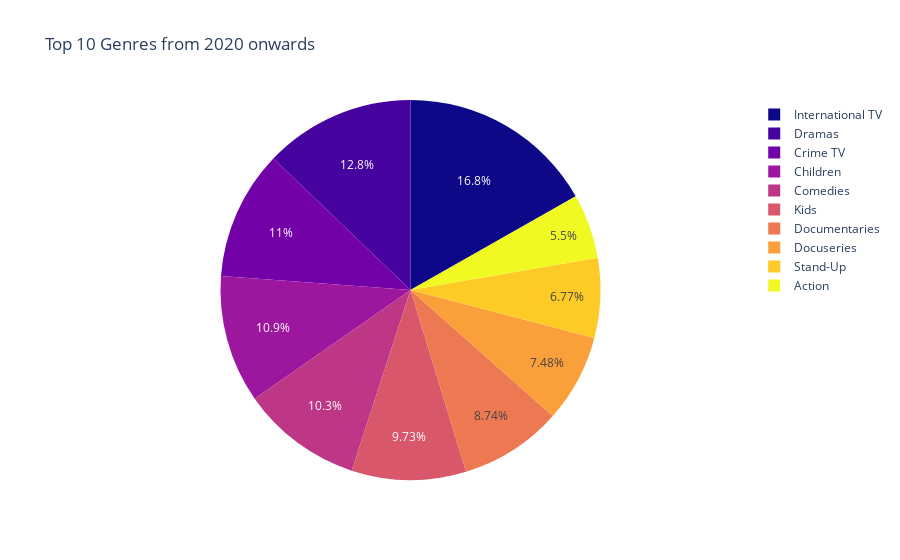

Notebook code cell kept with this figure:
### Code cell
# Load the data
netflix_df = pd.read_csv('netflix_data.csv')

# Filter the data to only include shows/movies released in or after 2020
recent_netflix_df = netflix_df[netflix_df['release_year'] >= 2020]

# Group by genre and count the number of movies/TV shows for each genre
genre_counts = recent_netflix_df['genre'].value_counts().nlargest(10).reset_index()
genre_counts.columns = ['genre', 'count']

# Plotting the top 10 genres using a pie chart
fig = px.pie(genre_counts, names='genre', values='count', title='Top 10 Genres from 2020 onwards',
             color_discrete_sequence=px.colors.sequential.Plasma)

fig.show()

### Figure 1 — Plotly figure (JSON) as saved in the notebook; plotly's stock layout.template omitted (floating-point values rounded to 4 significant figures)
{"data": [{"domain": {"x": [0, 1], "y": [0, 1]}, "hovertemplate": "genre=%{label}<br>count=%{value}<extra></extra>", "labels": ["International TV", "Dramas", "Crime TV", "Children", "Comedies", "Kids", "Documentaries", "Docuseries", "Stand-Up", "Action"], "legendgroup": "", "name": "", "showlegend": true, "type": "pie", "values": [119, 91, 78, 77, 73, 69, 62, 53, 48, 39]}], "layout": {"legend": {"tracegroupgap": 0}, "piecolorway": ["#0d0887", "#46039f", "#7201a8", "#9c179e", "#bd3786", "#d8576b", "#ed7953", "#fb9f3a", "#fdca26", "#f0f921"], "title": {"text": "Top 10 Genres from 2020 onwards"}}}
